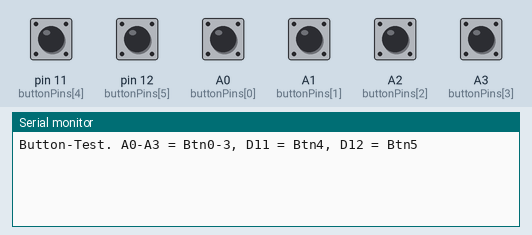
The sketch below on a simulated Arduino Uno, built with avr-gcc and run on an emulated ATmega328P. On the bench: the last lines printed to the serial monitor. The test bench sets the inputs (shaded band); at power-on: A0 (buttonPins[0]), A1 (buttonPins[1]), A2 (buttonPins[2]), A3 (buttonPins[3]), pin 11 (buttonPins[4]), pin 12 (buttonPins[5]) HIGH.

Above: at 2.7 s.
2.8 s: pin 11 (buttonPins[4]) pulled LOW for 0.15 s
At 4.1 s:
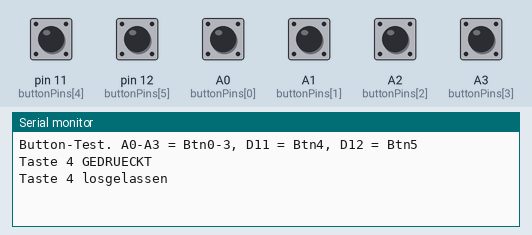
4.4 s: pin 12 (buttonPins[5]) pulled LOW for 0.15 s
At 4.55 s:
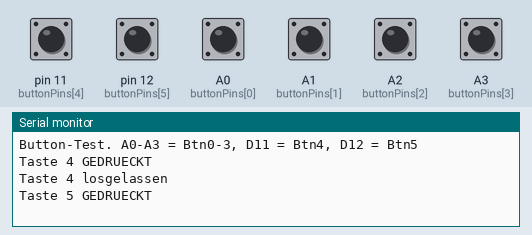
6.0 s: A0 (buttonPins[0]) pulled LOW for 0.15 s
At 6.8 s:
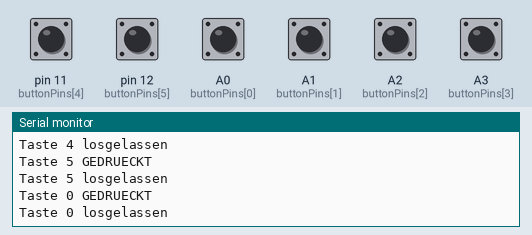
7.6 s: A1 (buttonPins[1]) pulled LOW for 0.15 s
At 8.9 s:
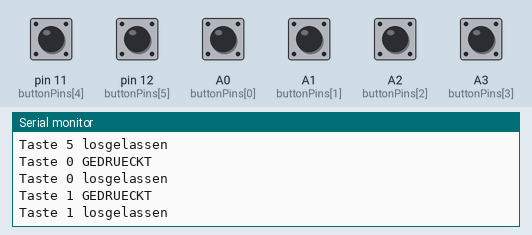
9.2 s: A2 (buttonPins[2]) pulled LOW for 0.15 s
At 10.4 s:
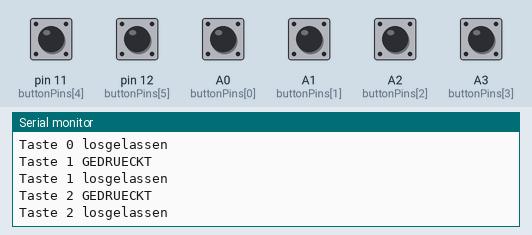
10.8 s: A3 (buttonPins[3]) pulled LOW for 0.15 s
At 11.7 s:
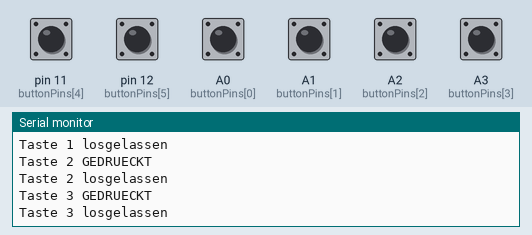
Timing chart, 0 to 13.4 s (numbered marks = the images above; inputs shaded):
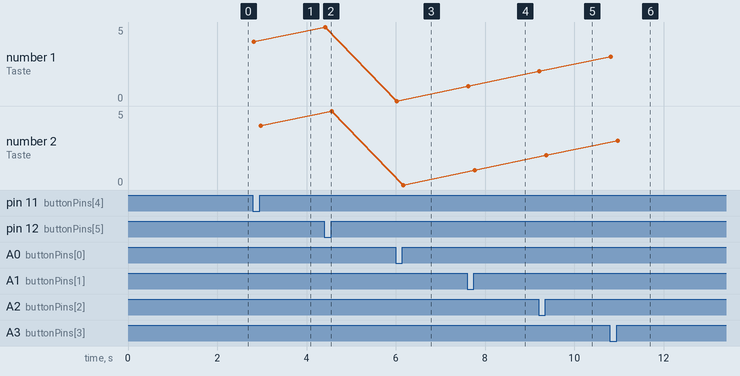

The sketch:

Button-check.ino
```cpp
const int buttonPins[6] = {A0, A1, A2, A3, 11, 12};
bool lastState[6] = {HIGH, HIGH, HIGH, HIGH, HIGH, HIGH};

void setup() {
  Serial.begin(115200);
  delay(1500);
  for (int i = 0; i < 6; i++) pinMode(buttonPins[i], INPUT_PULLUP);
  Serial.println("Button-Test. A0-A3 = Btn0-3, D11 = Btn4, D12 = Btn5");
}

void loop() {
  for (int i = 0; i < 6; i++) {
    bool state = digitalRead(buttonPins[i]);
    if (state != lastState[i]) {
      delay(20);
      state = digitalRead(buttonPins[i]);
      if (state != lastState[i]) {
        Serial.print("Taste "); Serial.print(i);
        Serial.println(state == LOW ? " GEDRUECKT" : " losgelassen");
        lastState[i] = state;
      }
    }
  }
}
```

Measured:
- after the input at 2.8 s, the serial monitor: prints a new line at once (image 1)
- after the input at 4.4 s, the serial monitor: prints a new line at once (image 2)
- after the input at 6.0 s, the serial monitor: prints a new line at once (image 3)
- after the input at 7.6 s, the serial monitor: prints a new line at once (image 4)
- after the input at 9.2 s, the serial monitor: prints a new line at once (image 5)
- after the input at 10.8 s, the serial monitor: prints a new line at once (image 6)
- plotted number 1: 5 → 0 after the input at 6.0 s, 0 → 1 after the input at 7.6 s, 1 → 2 after the input at 9.2 s, 2 → 3 after the input at 10.8 s
- plotted number 2: 5 → 0 after the input at 6.0 s, 0 → 1 after the input at 7.6 s, 1 → 2 after the input at 9.2 s, 2 → 3 after the input at 10.8 s
